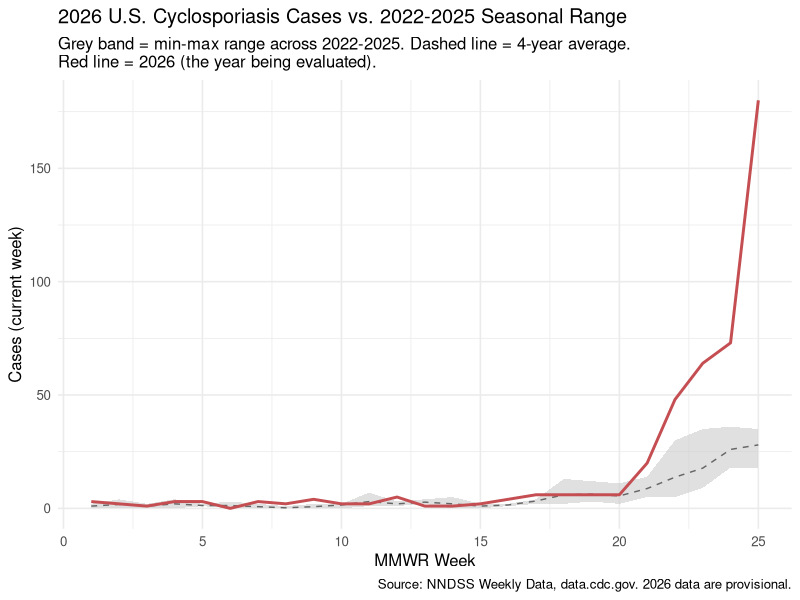
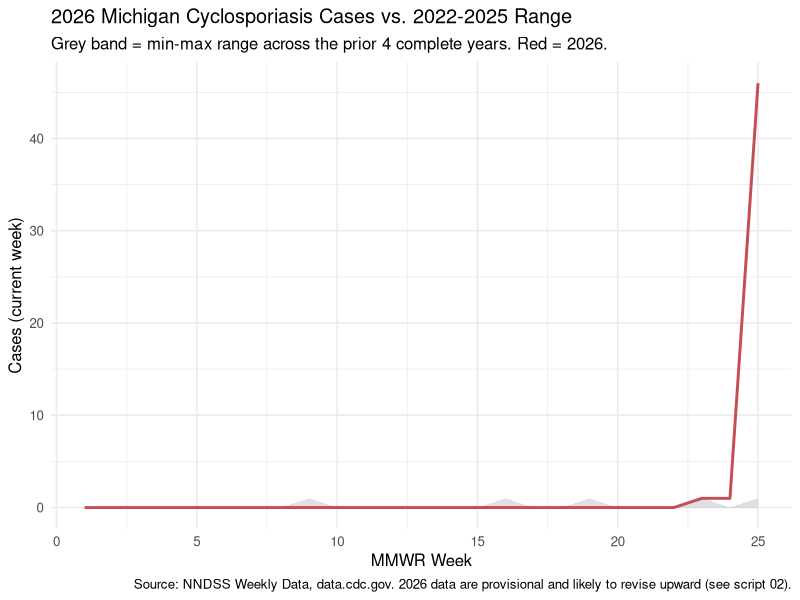
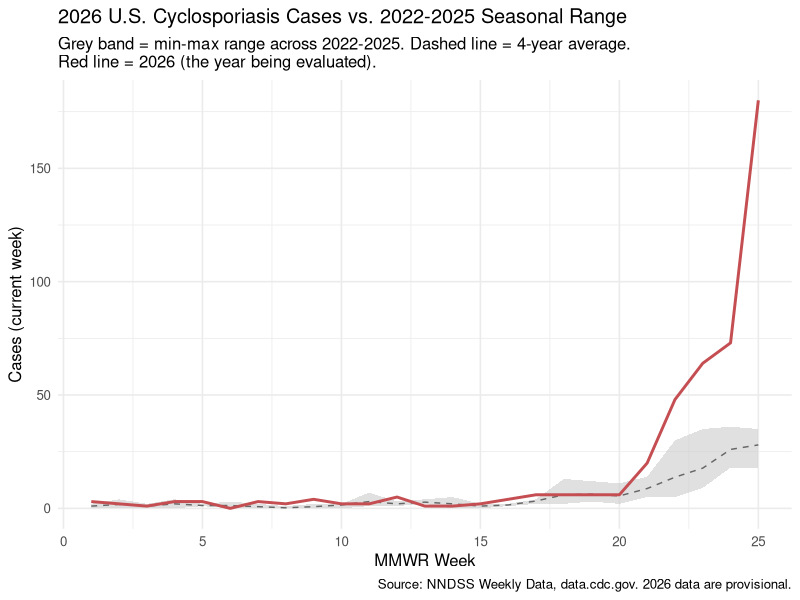
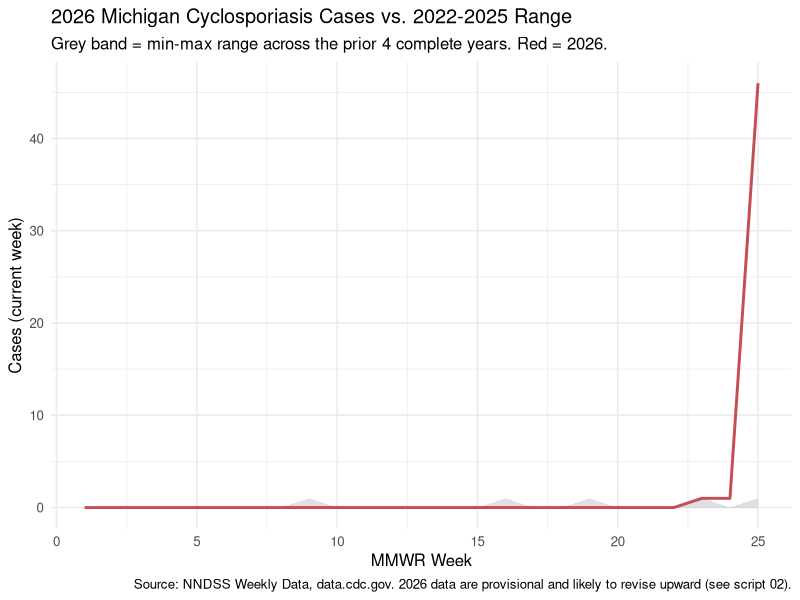

The R script that drew these images, in order:
# =============================================================================
# 03_seasonal_baseline.R
#
# Purpose: Use 5 years of NNDSS data (2022-2026) to build a real seasonal
#          baseline for Cyclosporiasis, rather than relying on a single
#          comparison year. Answers: is 2026 unusual relative to normal
#          year-to-year variation, not just relative to 2025?
#
# Data source: NNDSS Weekly Data, data.cdc.gov
#              https://data.cdc.gov/NNDSS/NNDSS-Weekly-Data/x9gk-5huc
# File covers: MMWR weeks 1-52/53, years 2022-2025 (complete), plus
#              weeks 1-25 of 2026 (partial/provisional)
# Downloaded/retrieved: 2026-07-04
#
# Run this from an R project opened at the repo root so relative paths work.
# =============================================================================

library(tidyverse)

# ---- 1. Import ---------------------------------------------------------------

raw <- read_csv("data/NNDSS_Weekly_Data_2022-2026_20260703.csv", show_col_types = FALSE)

glimpse(raw)
cat("Years present:", paste(sort(unique(raw$`Current MMWR Year`)), collapse = ", "), "\n")

# ---- 2. Three gotchas found while inspecting this file, fixed explicitly ---
#
# GOTCHA 1 - Inconsistent capitalization across years:
#   2022-2024 use ALL CAPS with no periods ("MICHIGAN", "US RESIDENTS").
#   2025-2026 use Title Case with periods ("Michigan", "U.S. Residents").
#   A naive filter like `Reporting Area == "Michigan"` would SILENTLY drop
#   2022-2024 entirely and you'd never see an error - just a truncated
#   dataset. We normalize case up front so every year is comparable.
#
# GOTCHA 2 - Thousands-separator commas in larger numbers:
#   Values like "1,171" appear as TEXT in the numeric columns once counts
#   exceed 999. as.numeric("1,171") returns NA, not 1171 - another silent
#   failure mode. We strip commas before converting to numeric.
#
# GOTCHA 3 - The "-" flag does NOT reliably mean "value is zero":
#   Checked empirically across all ~16,000 rows: flag "-" appears on 12,431
#   blank cells (where it does mean zero) AND on 1,701 POPULATED cells with
#   real values like "18" (where it's just a no-issue annotation). An
#   earlier version of this cleaning function assumed "-" always meant zero
#   and would have silently overwritten real values with 0 for those 1,701
#   rows. The correct rule: trust a populated value whenever one exists;
#   only use the flag to interpret a blank cell.

raw <- raw %>%
  mutate(reporting_area_norm = str_to_title(`Reporting Area`))

# Sanity check: this should now show ONE consistent name per area across years
raw %>%
  filter(str_detect(reporting_area_norm, "Michigan")) %>%
  distinct(`Current MMWR Year`, `Reporting Area`, reporting_area_norm) %>%
  arrange(`Current MMWR Year`)

clean_flagged_col <- function(value_col, flag_col) {
  numeric_val <- suppressWarnings(as.numeric(str_remove_all(as.character(value_col), ",")))
  case_when(
    !is.na(numeric_val)             ~ numeric_val,   # a real value was reported - always trust it
    flag_col == "-"                 ~ 0,              # blank + "-" flag = zero
    flag_col %in% c("N", "NC", "U") ~ NA_real_,        # not reportable / not calculated / unavailable
    TRUE ~ NA_real_
  )
}

cyclo <- raw %>%
  filter(Label == "Cyclosporiasis") %>%
  mutate(
    current_week_clean    = clean_flagged_col(`Current week`, `Current week, flag`),
    cum_ytd_current_clean = clean_flagged_col(`Cumulative YTD Current MMWR Year`, `Cumulative YTD Current MMWR Year, flag`)
  )

# ---- 3. Handle week 53 -------------------------------------------------------
# 2025 has a week 53 (some MMWR years do, depending on calendar alignment).
# 2022-2024 and 2026 top out at week 52 or 25 respectively. Week 53 has no
# equivalent in most years, so we exclude it from cross-year week-by-week
# comparison to keep every week's baseline built from the same set of years.

cyclo <- cyclo %>% filter(`MMWR WEEK` <= 52)

# ---- 4. Build the national (Total) seasonal baseline ------------------------

national_all_years <- cyclo %>%
  filter(reporting_area_norm == "Total") %>%
  select(`Current MMWR Year`, `MMWR WEEK`, current_week_clean, cum_ytd_current_clean)

# Baseline = 2022-2025 (complete years). 2026 is the partial year we're
# evaluating against that baseline.
baseline_years <- national_all_years %>% filter(`Current MMWR Year` %in% 2022:2025)
year_2026      <- national_all_years %>% filter(`Current MMWR Year` == 2026)

seasonal_baseline <- baseline_years %>%
  group_by(`MMWR WEEK`) %>%
  summarise(
    baseline_min  = min(current_week_clean, na.rm = TRUE),
    baseline_max  = max(current_week_clean, na.rm = TRUE),
    baseline_mean = mean(current_week_clean, na.rm = TRUE),
    .groups = "drop"
  )

# ---- 5. Plot: 2026 against the 4-year seasonal band -------------------------

plot_data <- seasonal_baseline %>%
  filter(`MMWR WEEK` <= 25) %>%   # only compare where 2026 has data
  left_join(year_2026, by = "MMWR WEEK")

ggplot(plot_data, aes(x = `MMWR WEEK`)) +
  geom_ribbon(aes(ymin = baseline_min, ymax = baseline_max),
              fill = "grey80", alpha = 0.6) +
  geom_line(aes(y = baseline_mean), color = "grey40", linetype = "dashed") +
  geom_line(aes(y = current_week_clean), color = "#C44E52", linewidth = 1) +
  labs(
    title = "2026 U.S. Cyclosporiasis Cases vs. 2022-2025 Seasonal Range",
    subtitle = "Grey band = min-max range across 2022-2025. Dashed line = 4-year average.\nRed line = 2026 (the year being evaluated).",
    x = "MMWR Week", y = "Cases (current week)",
    caption = "Source: NNDSS Weekly Data, data.cdc.gov. 2026 data are provisional."
  ) +
  theme_minimal(base_size = 12)

ggsave("output/seasonal_baseline_national_2026-07-04.png", width = 9, height = 5, dpi = 150)

# ---- 6. Quantify: how does 2026 compare at the same point in the season? ---
# This directly answers "is 2026 actually unusual, or does this happen most
# years?" using 4 years of real comparison instead of 1.

week25_comparison <- national_all_years %>%
  filter(`MMWR WEEK` == 25) %>%
  arrange(`Current MMWR Year`) %>%
  select(`Current MMWR Year`, current_week_clean, cum_ytd_current_clean)

print(week25_comparison)

cat("\nCumulative cases through week 25, by year:\n")
for (i in seq_len(nrow(week25_comparison))) {
  cat(sprintf("  %s: %d cumulative cases (week 25 alone: %d)\n",
              week25_comparison$`Current MMWR Year`[i],
              week25_comparison$cum_ytd_current_clean[i],
              week25_comparison$current_week_clean[i]))
}

baseline_avg_cum <- week25_comparison %>%
  filter(`Current MMWR Year` %in% 2022:2025) %>%
  summarise(avg = mean(cum_ytd_current_clean, na.rm = TRUE)) %>%
  pull(avg)

cum_2026 <- week25_comparison %>% filter(`Current MMWR Year` == 2026) %>% pull(cum_ytd_current_clean)

cat(sprintf(
  "\n2026's cumulative total through week 25 (%d) is %.1fx the 2022-2025 average (%.0f) at the same point in the season.\n",
  cum_2026, cum_2026 / baseline_avg_cum, baseline_avg_cum
))

# ---- 7. Same analysis for Michigan ------------------------------------------
# This is the more important check: does Michigan's 52-week max (7-8, used
# in script 02) actually reflect a stable historical pattern, or was the
# comparison year itself unusual? With 4 years of data we can check directly
# instead of trusting a single CDC-calculated number.

michigan_all_years <- cyclo %>%
  filter(reporting_area_norm == "Michigan") %>%
  select(`Current MMWR Year`, `MMWR WEEK`, current_week_clean, cum_ytd_current_clean)

mi_week25_comparison <- michigan_all_years %>%
  filter(`MMWR WEEK` == 25) %>%
  arrange(`Current MMWR Year`)

print(mi_week25_comparison)

mi_baseline_seasonal <- michigan_all_years %>%
  filter(`Current MMWR Year` %in% 2022:2025) %>%
  group_by(`MMWR WEEK`) %>%
  summarise(
    baseline_min = min(current_week_clean, na.rm = TRUE),
    baseline_max = max(current_week_clean, na.rm = TRUE),
    .groups = "drop"
  )

mi_plot_data <- mi_baseline_seasonal %>%
  filter(`MMWR WEEK` <= 25) %>%
  left_join(michigan_all_years %>% filter(`Current MMWR Year` == 2026), by = "MMWR WEEK")

ggplot(mi_plot_data, aes(x = `MMWR WEEK`)) +
  geom_ribbon(aes(ymin = baseline_min, ymax = baseline_max), fill = "grey80", alpha = 0.6) +
  geom_line(aes(y = current_week_clean), color = "#C44E52", linewidth = 1) +
  labs(
    title = "2026 Michigan Cyclosporiasis Cases vs. 2022-2025 Range",
    subtitle = "Grey band = min-max range across the prior 4 complete years. Red = 2026.",
    x = "MMWR Week", y = "Cases (current week)",
    caption = "Source: NNDSS Weekly Data, data.cdc.gov. 2026 data are provisional and likely to revise upward (see script 02)."
  ) +
  theme_minimal(base_size = 12)

ggsave("output/seasonal_baseline_michigan_2026-07-04.png", width = 9, height = 5, dpi = 150)

cat("\nMichigan, cases in week 25 by year:\n")
for (i in seq_len(nrow(mi_week25_comparison))) {
  cat(sprintf("  %s: %d\n", mi_week25_comparison$`Current MMWR Year`[i], mi_week25_comparison$current_week_clean[i]))
}
cat("\nConclusion: check whether Michigan's week-25 count in prior years was ever\n")
cat("close to 2026's level. If prior years were consistently near zero, that\n")
cat("strengthens the case that 2026 is a genuine anomaly rather than normal noise.\n")

# ---- Next steps --------------------------------------------------------------
# - Once 2026 data extends past week 25, re-run this script with the fuller
#   year and watch how the red line moves relative to the grey band
# - Consider the same seasonal-band treatment for other states once/if
#   county-level or additional state-level detail becomes relevant
